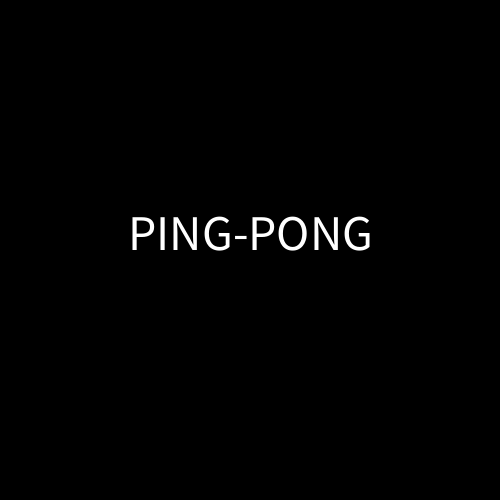
Frame 1 (no input)
Frame 60 (the mouse pressed at the canvas centre just before this capture): identical to frame 1, image omitted
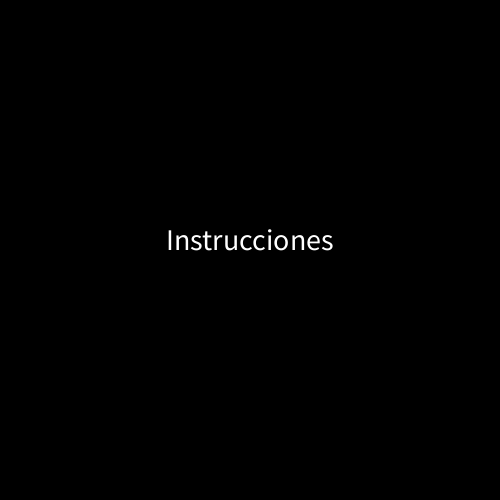
Frame 120 (the mouse held since frame 60 and released just before this capture)

The Processing sketch that drew these frames (run headless with seeded random() and noise(); from frame 60 on, the mouse is pressed at the canvas centre):

// Processing sketch: tp3
// ── tp3.pde
int posXp1 = 10;
int posYp1 = 225;
int sizeP1 = 75;
int posXp2 = 480;
int posYp2 = 225;
int sizeP2 = 75;
int radio = 20;
float posXpel = 200;
float posYpel = 100;
float vel = 2;
float dirXpel = 1;
float dirYpel = 1;
int marcador = 0;
int marcador2 = 0;
int estado=0;
String [] textos = {"PING-PONG","Instrucciones", 
  " Jugador 1\n Presione W y S para subir y bajar", "Jugador 2\n Presione ↑ y ↓ para subir y bajar","El que hace 3 puntos primero gana"};
void setup() {
  size(500, 500);
}
void draw() {
  background(0);
  if (estado==0) {
    pantallas(textos[0], width/2, height/2, 50 );
  } else if (estado==1) {
    pantallas(textos[1], width/2, height/2, 30 );
  } else if (estado==2) {
    pantallas(textos[2], width/2, height/2, 30 );
  } else if (estado==3) {
    pantallas(textos[3], width/2, height/2, 30 );
    } else if (estado==4) {
    pantallas(textos[4], width/2, height/2,25 );
 }
if ( estado==5) {
  paleta1();
  paleta2();
  pelota();
  condicion();
  marcador();
  campo();
 } 
}
void mousePressed() {
  estado ++;
}
 void pantallas(String texto, int px, int py, int tamText) {
  textSize(tamText);
  textAlign(CENTER);
  fill(255);
  text(texto, px, py);
 }
void paleta1() {
  fill(255);
  rect(posXp1, posYp1, 10, sizeP1);
  if (keyPressed) {
    if (key == 's') {
      posYp1 = posYp1 + 1;
    }
    if (key == 'w') {
      posYp1 = posYp1 - 1;
    }
  }
}
void paleta2() {
  fill(255);
  rect(posXp2, posYp2, 10, sizeP2);
  if (keyPressed) {
    if(keyCode == DOWN) {
      posYp2 = posYp2 + 1;
    }
    if(keyCode == UP) {
      posYp2 = posYp2 - 1;
    }
  }
}
void pelota(){
  fill(255);
ellipse(posXpel,posYpel,radio,radio);
posXpel = posXpel + dirXpel * vel;
posYpel = posYpel + dirYpel * vel;
if(posXpel + radio/2 >= width || posXpel + radio/2 <= 15 ){
dirXpel *= -1;
}
if( posYpel + radio/2 >= height || posYpel + radio/2 <= 15){
dirYpel *= -1;
}
}
void condicion(){
 if(posXpel <= 20 && posYpel <= sizeP1 + posYp1 && posYpel >= posYp1){
   dirXpel *= -1;
   dirYpel *= -1;
 }
 if(posXpel >= width - 20 && posYpel <= sizeP2 + posYp2 && posYpel >= posYp2){
   dirXpel *= -1;
   dirYpel *= -1;
 }
  
}
void marcador(){
  textSize(25);
  fill(255);
  text(marcador2,300,50);
  text(marcador,200,50);
  if(posXpel + radio/2 >= width ){
  marcador += 1;

  }
if(marcador == 3){
    fill(255);
    textSize(15);
    text("JUGADOR 1 GANA    JUGADOR 2 PIERDE",248,75);
  }
  if(posXpel + radio/2 <=  15 ){
  marcador2 += 1;

  }
  if(marcador2 == 3){
    fill(255);
    textSize(15);
    fill(255);
    text("JUGADOR 1 PIERDE    JUGADOR 2 GANA",248,75);
  }
  if(marcador == 3 || marcador2 == 3){
    text(marcador2,100,50);
    text(marcador,250,50);
    posXpel = 250;
    posYpel = 250;
    text("toca cualquier tecla para reiniciar \n toque click para ver los creditos",250,325);
  }
}
void campo(){
stroke(255);
line(250,0,250,500);
noFill();
ellipse(250,250,100,100);
}
{
if ( estado==6) {
  text("Huarte, Ezequiel Tiago \n Legajo:91348/9",250,325);
 }
}
